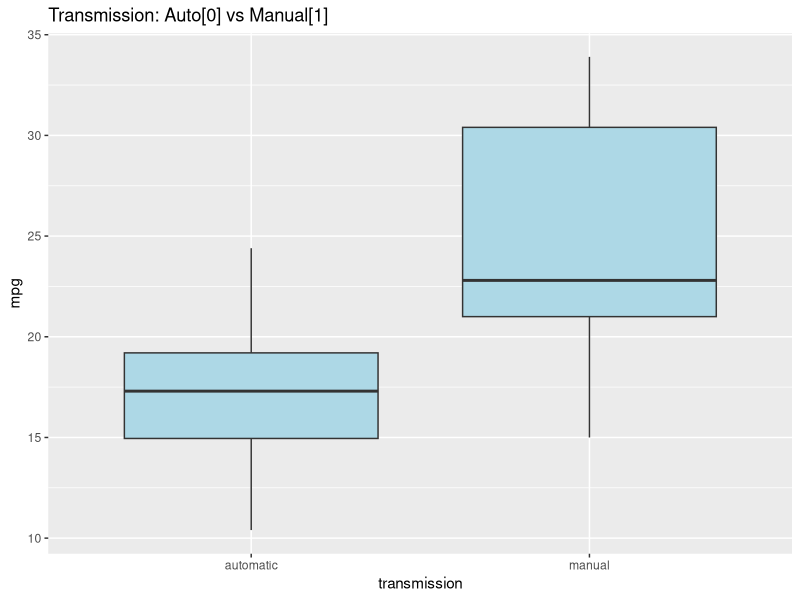
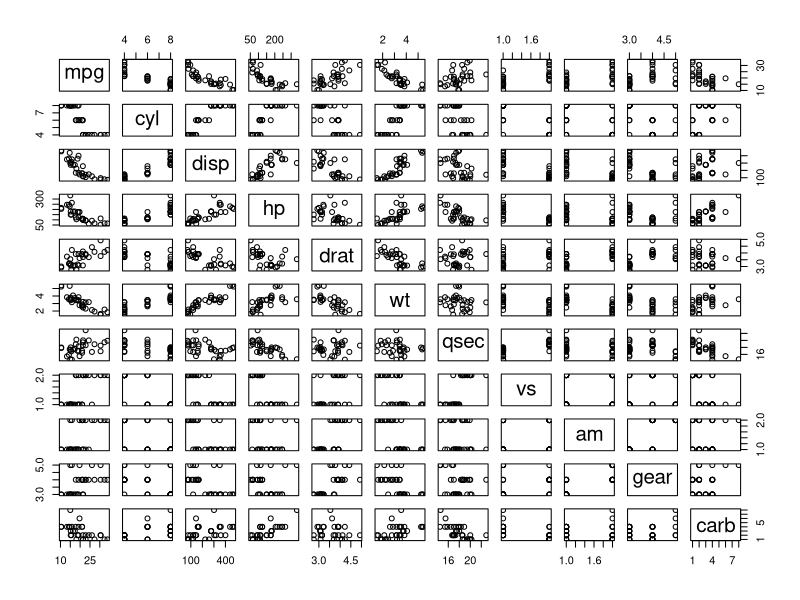
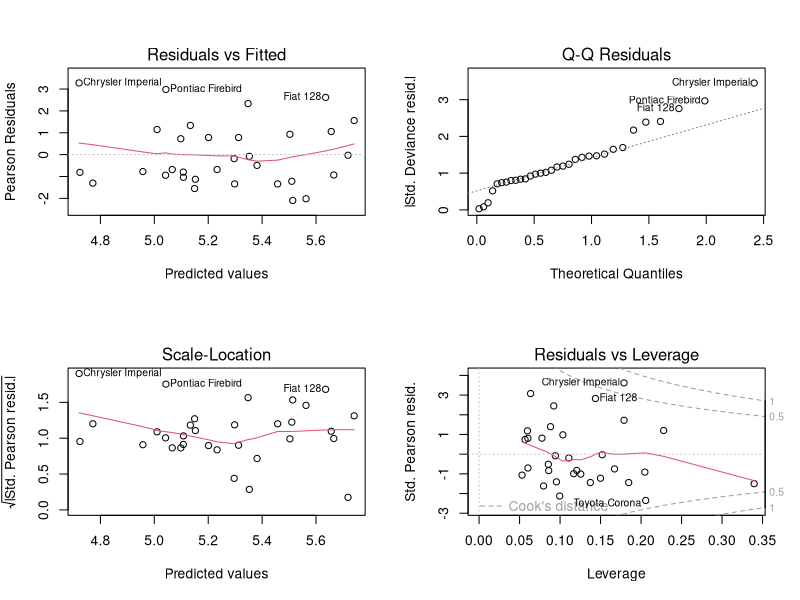

Write R code to recreate these figures, in order.
library(car)
library(ggplot2)

##prep data
dat <- mtcars
dat$am <- as.factor(dat$am)
levels(dat$am) <- c("automatic", "manual")
dat$vs <- as.factor(dat$vs)

##boxplot
ggplot(dat, aes(am, mpg)) + 
  geom_boxplot(fill = "light blue") + 
  ggtitle("Transmission: Auto[0] vs Manual[1]") + xlab("transmission")

##pairs plot
pairs(dat)

##correlation matrix
cor(dat[,c(2:7,10:11)])

##calculate variance inflation for each variable (except vs and am)
sqrt(vif(glm((mpg*10) ~ . -am, "poisson", dat)))

##generate models without vs
fit2.1 <- glm((mpg*10) ~ am + wt -1, "poisson", dat)
fit2.2 <- update(fit2.1, (mpg*10) ~ am + wt + qsec - 1)
fit2.3 <- update(fit2.1, (mpg*10) ~ am + wt + qsec + carb - 1)
fit2.4 <- update(fit2.1, (mpg*10) ~ am + wt + qsec + carb + drat - 1)
fit2.5 <- update(fit2.1, (mpg*10) ~ am + wt + qsec + carb + drat + gear - 1)
##model 2.2 wins

##evaluate variance; test models
anova(fit2.1, fit2.2, fit2.3, fit2.4, fit2.5, test = "Chisq")
##model 2.2 wins

##model diagnostics includes plot of Residuals vs Fitted
par(mfrow = c(2, 2))
plot(fit2.2)

##create confidence interval
exp(confint(fit2.2))